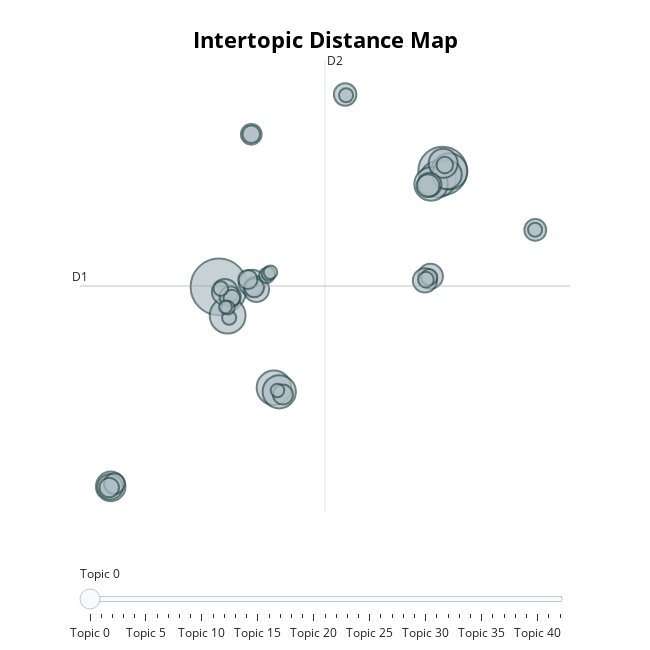

The notebook cell this image was saved under:
### Code cell
# visualize topics
topic_model.visualize_topics()

### Figure 1 — Plotly figure (JSON) as saved in the notebook; plotly's stock layout.template omitted (floating-point values rounded to 4 significant figures; data arrays with more than 128 entries replaced by an {"elided": "..."} marker saying what was removed)
{"data": [{"customdata": {"elided": "43x3 mixed values"}, "hovertemplate": "<b>Topic %{customdata[0]}</b><br>%{customdata[1]}<br>Size: %{customdata[2]}", "legendgroup": "", "marker": {"color": "#B0BEC5", "line": {"color": "DarkSlateGrey", "width": 2}, "size": [209, 154, 86, 85, 84, 78, 73, 72, 57, 56, 55, 46, 44, 42, 42, 41, 38, 36, 34, 33, 31, 29, 28, 28, 26, 25, 24, 24, 20, 18, 18, 17, 16, 15, 14, 13, 13, 13, 12, 12, 12, 12, 11], "sizemode": "area", "sizeref": 0.1306, "symbol": "circle"}, "mode": "markers", "name": "", "orientation": "v", "showlegend": false, "type": "scatter", "x": [-4.378, 7.134, 6.889, 7.481, -3.928, -1.544, 6.539, -1.273, -9.944, 7.364, 7.164, -2.665, -4.069, -9.981, -2.448, 6.505, 6.223, 6.468, 6.383, 2.119, 11.9, -3.799, -9.757, -2.711, -1.084, -10.02, -2.556, -2.885, -2.711, -3.715, 7.247, 6.446, 6.275, -1.915, -4.279, 2.167, -3.851, 11.89, -3.918, -1.364, -1.832, -1.724, -4.039], "xaxis": "x", "y": [2.539, 10.38, 9.83, 10.35, 0.5993, -4.286, 9.5, -4.558, -10.96, 10.13, 10.9, 2.806, 2.195, -10.99, 2.38, 3.255, 2.976, 9.463, 9.385, 15.55, 6.39, 1.867, -10.77, 12.86, -4.747, -11.03, 2.477, 3.038, 12.86, 1.792, 10.78, 3.196, 3.028, 3.321, 2.421, 15.51, 0.4528, 6.402, 1.134, -4.466, 3.434, 3.527, 1.174], "yaxis": "y"}], "layout": {"annotations": [{"showarrow": false, "text": "D1", "x": -11.53, "y": 2.599, "yshift": 10}, {"showarrow": false, "text": "D2", "x": 1.082, "xshift": 10, "y": 17.89}], "height": 650, "hoverlabel": {"bgcolor": "white", "font": {"family": "Rockwell", "size": 16}}, "legend": {"itemsizing": "constant", "tracegroupgap": 0}, "margin": {"t": 60}, "shapes": [{"line": {"color": "#CFD8DC", "width": 2}, "type": "line", "x0": 1.082, "x1": 1.082, "y0": -12.69, "y1": 17.89}, {"line": {"color": "#9E9E9E", "width": 2}, "type": "line", "x0": -11.53, "x1": 13.69, "y0": 2.599, "y1": 2.599}], "sliders": [{"active": 0, "pad": {"t": 50}, "steps": [{"args": [{"marker.color": [["red", "#B0BEC5", "#B0BEC5", "#B0BEC5", "#B0BEC5", "#B0BEC5", "#B0BEC5", "#B0BEC5", "#B0BEC5", "#B0BEC5", "#B0BEC5", "#B0BEC5", "#B0BEC5", "#B0BEC5", "#B0BEC5", "#B0BEC5", "#B0BEC5", "#B0BEC5", "#B0BEC5", "#B0BEC5", "#B0BEC5", "#B0BEC5", "#B0BEC5", "#B0BEC5", "#B0BEC5", "#B0BEC5", "#B0BEC5", "#B0BEC5", "#B0BEC5", "#B0BEC5", "#B0BEC5", "#B0BEC5", "#B0BEC5", "#B0BEC5", "#B0BEC5", "#B0BEC5", "#B0BEC5", "#B0BEC5", "#B0BEC5", "#B0BEC5", "#B0BEC5", "#B0BEC5", "#B0BEC5"]]}], "label": "Topic 0", "method": "update"}, {"args": [{"marker.color": [["#B0BEC5", "red", "#B0BEC5", "#B0BEC5", "#B0BEC5", "#B0BEC5", "#B0BEC5", "#B0BEC5", "#B0BEC5", "#B0BEC5", "#B0BEC5", "#B0BEC5", "#B0BEC5", "#B0BEC5", "#B0BEC5", "#B0BEC5", "#B0BEC5", "#B0BEC5", "#B0BEC5", "#B0BEC5", "#B0BEC5", "#B0BEC5", "#B0BEC5", "#B0BEC5", "#B0BEC5", "#B0BEC5", "#B0BEC5", "#B0BEC5", "#B0BEC5", "#B0BEC5", "#B0BEC5", "#B0BEC5", "#B0BEC5", "#B0BEC5", "#B0BEC5", "#B0BEC5", "#B0BEC5", "#B0BEC5", "#B0BEC5", "#B0BEC5", "#B0BEC5", "#B0BEC5", "#B0BEC5"]]}], "label": "Topic 1", "method": "update"}, {"args": [{"marker.color": [["#B0BEC5", "#B0BEC5", "red", "#B0BEC5", "#B0BEC5", "#B0BEC5", "#B0BEC5", "#B0BEC5", "#B0BEC5", "#B0BEC5", "#B0BEC5", "#B0BEC5", "#B0BEC5", "#B0BEC5", "#B0BEC5", "#B0BEC5", "#B0BEC5", "#B0BEC5", "#B0BEC5", "#B0BEC5", "#B0BEC5", "#B0BEC5", "#B0BEC5", "#B0BEC5", "#B0BEC5", "#B0BEC5", "#B0BEC5", "#B0BEC5", "#B0BEC5", "#B0BEC5", "#B0BEC5", "#B0BEC5", "#B0BEC5", "#B0BEC5", "#B0BEC5", "#B0BEC5", "#B0BEC5", "#B0BEC5", "#B0BEC5", "#B0BEC5", "#B0BEC5", "#B0BEC5", "#B0BEC5"]]}], "label": "Topic 2", "method": "update"}, {"args": [{"marker.color": [["#B0BEC5", "#B0BEC5", "#B0BEC5", "red", "#B0BEC5", "#B0BEC5", "#B0BEC5", "#B0BEC5", "#B0BEC5", "#B0BEC5", "#B0BEC5", "#B0BEC5", "#B0BEC5", "#B0BEC5", "#B0BEC5", "#B0BEC5", "#B0BEC5", "#B0BEC5", "#B0BEC5", "#B0BEC5", "#B0BEC5", "#B0BEC5", "#B0BEC5", "#B0BEC5", "#B0BEC5", "#B0BEC5", "#B0BEC5", "#B0BEC5", "#B0BEC5", "#B0BEC5", "#B0BEC5", "#B0BEC5", "#B0BEC5", "#B0BEC5", "#B0BEC5", "#B0BEC5", "#B0BEC5", "#B0BEC5", "#B0BEC5", "#B0BEC5", "#B0BEC5", "#B0BEC5", "#B0BEC5"]]}], "label": "Topic 3", "method": "update"}, {"args": [{"marker.color": [["#B0BEC5", "#B0BEC5", "#B0BEC5", "#B0BEC5", "red", "#B0BEC5", "#B0BEC5", "#B0BEC5", "#B0BEC5", "#B0BEC5", "#B0BEC5", "#B0BEC5", "#B0BEC5", "#B0BEC5", "#B0BEC5", "#B0BEC5", "#B0BEC5", "#B0BEC5", "#B0BEC5", "#B0BEC5", "#B0BEC5", "#B0BEC5", "#B0BEC5", "#B0BEC5", "#B0BEC5", "#B0BEC5", "#B0BEC5", "#B0BEC5", "#B0BEC5", "#B0BEC5", "#B0BEC5", "#B0BEC5", "#B0BEC5", "#B0BEC5", "#B0BEC5", "#B0BEC5", "#B0BEC5", "#B0BEC5", "#B0BEC5", "#B0BEC5", "#B0BEC5", "#B0BEC5", "#B0BEC5"]]}], "label": "Topic 4", "method": "update"}, {"args": [{"marker.color": [["#B0BEC5", "#B0BEC5", "#B0BEC5", "#B0BEC5", "#B0BEC5", "red", "#B0BEC5", "#B0BEC5", "#B0BEC5", "#B0BEC5", "#B0BEC5", "#B0BEC5", "#B0BEC5", "#B0BEC5", "#B0BEC5", "#B0BEC5", "#B0BEC5", "#B0BEC5", "#B0BEC5", "#B0BEC5", "#B0BEC5", "#B0BEC5", "#B0BEC5", "#B0BEC5", "#B0BEC5", "#B0BEC5", "#B0BEC5", "#B0BEC5", "#B0BEC5", "#B0BEC5", "#B0BEC5", "#B0BEC5", "#B0BEC5", "#B0BEC5", "#B0BEC5", "#B0BEC5", "#B0BEC5", "#B0BEC5", "#B0BEC5", "#B0BEC5", "#B0BEC5", "#B0BEC5", "#B0BEC5"]]}], "label": "Topic 5", "method": "update"}, {"args": [{"marker.color": [["#B0BEC5", "#B0BEC5", "#B0BEC5", "#B0BEC5", "#B0BEC5", "#B0BEC5", "red", "#B0BEC5", "#B0BEC5", "#B0BEC5", "#B0BEC5", "#B0BEC5", "#B0BEC5", "#B0BEC5", "#B0BEC5", "#B0BEC5", "#B0BEC5", "#B0BEC5", "#B0BEC5", "#B0BEC5", "#B0BEC5", "#B0BEC5", "#B0BEC5", "#B0BEC5", "#B0BEC5", "#B0BEC5", "#B0BEC5", "#B0BEC5", "#B0BEC5", "#B0BEC5", "#B0BEC5", "#B0BEC5", "#B0BEC5", "#B0BEC5", "#B0BEC5", "#B0BEC5", "#B0BEC5", "#B0BEC5", "#B0BEC5", "#B0BEC5", "#B0BEC5", "#B0BEC5", "#B0BEC5"]]}], "label": "Topic 6", "method": "update"}, {"args": [{"marker.color": [["#B0BEC5", "#B0BEC5", "#B0BEC5", "#B0BEC5", "#B0BEC5", "#B0BEC5", "#B0BEC5", "red", "#B0BEC5", "#B0BEC5", "#B0BEC5", "#B0BEC5", "#B0BEC5", "#B0BEC5", "#B0BEC5", "#B0BEC5", "#B0BEC5", "#B0BEC5", "#B0BEC5", "#B0BEC5", "#B0BEC5", "#B0BEC5", "#B0BEC5", "#B0BEC5", "#B0BEC5", "#B0BEC5", "#B0BEC5", "#B0BEC5", "#B0BEC5", "#B0BEC5", "#B0BEC5", "#B0BEC5", "#B0BEC5", "#B0BEC5", "#B0BEC5", "#B0BEC5", "#B0BEC5", "#B0BEC5", "#B0BEC5", "#B0BEC5", "#B0BEC5", "#B0BEC5", "#B0BEC5"]]}], "label": "Topic 7", "method": "update"}, {"args": [{"marker.color": [["#B0BEC5", "#B0BEC5", "#B0BEC5", "#B0BEC5", "#B0BEC5", "#B0BEC5", "#B0BEC5", "#B0BEC5", "red", "#B0BEC5", "#B0BEC5", "#B0BEC5", "#B0BEC5", "#B0BEC5", "#B0BEC5", "#B0BEC5", "#B0BEC5", "#B0BEC5", "#B0BEC5", "#B0BEC5", "#B0BEC5", "#B0BEC5", "#B0BEC5", "#B0BEC5", "#B0BEC5", "#B0BEC5", "#B0BEC5", "#B0BEC5", "#B0BEC5", "#B0BEC5", "#B0BEC5", "#B0BEC5", "#B0BEC5", "#B0BEC5", "#B0BEC5", "#B0BEC5", "#B0BEC5", "#B0BEC5", "#B0BEC5", "#B0BEC5", "#B0BEC5", "#B0BEC5", "#B0BEC5"]]}], "label": "Topic 8", "method": "update"}, {"args": [{"marker.color": [["#B0BEC5", "#B0BEC5", "#B0BEC5", "#B0BEC5", "#B0BEC5", "#B0BEC5", "#B0BEC5", "#B0BEC5", "#B0BEC5", "red", "#B0BEC5", "#B0BEC5", "#B0BEC5", "#B0BEC5", "#B0BEC5", "#B0BEC5", "#B0BEC5", "#B0BEC5", "#B0BEC5", "#B0BEC5", "#B0BEC5", "#B0BEC5", "#B0BEC5", "#B0BEC5", "#B0BEC5", "#B0BEC5", "#B0BEC5", "#B0BEC5", "#B0BEC5", "#B0BEC5", "#B0BEC5", "#B0BEC5", "#B0BEC5", "#B0BEC5", "#B0BEC5", "#B0BEC5", "#B0BEC5", "#B0BEC5", "#B0BEC5", "#B0BEC5", "#B0BEC5", "#B0BEC5", "#B0BEC5"]]}], "label": "Topic 9", "method": "update"}, {"args": [{"marker.color": [["#B0BEC5", "#B0BEC5", "#B0BEC5", "#B0BEC5", "#B0BEC5", "#B0BEC5", "#B0BEC5", "#B0BEC5", "#B0BEC5", "#B0BEC5", "red", "#B0BEC5", "#B0BEC5", "#B0BEC5", "#B0BEC5", "#B0BEC5", "#B0BEC5", "#B0BEC5", "#B0BEC5", "#B0BEC5", "#B0BEC5", "#B0BEC5", "#B0BEC5", "#B0BEC5", "#B0BEC5", "#B0BEC5", "#B0BEC5", "#B0BEC5", "#B0BEC5", "#B0BEC5", "#B0BEC5", "#B0BEC5", "#B0BEC5", "#B0BEC5", "#B0BEC5", "#B0BEC5", "#B0BEC5", "#B0BEC5", "#B0BEC5", "#B0BEC5", "#B0BEC5", "#B0BEC5", "#B0BEC5"]]}], "label": "Topic 10", "method": "update"}, {"args": [{"marker.color": [["#B0BEC5", "#B0BEC5", "#B0BEC5", "#B0BEC5", "#B0BEC5", "#B0BEC5", "#B0BEC5", "#B0BEC5", "#B0BEC5", "#B0BEC5", "#B0BEC5", "red", "#B0BEC5", "#B0BEC5", "#B0BEC5", "#B0BEC5", "#B0BEC5", "#B0BEC5", "#B0BEC5", "#B0BEC5", "#B0BEC5", "#B0BEC5", "#B0BEC5", "#B0BEC5", "#B0BEC5", "#B0BEC5", "#B0BEC5", "#B0BEC5", "#B0BEC5", "#B0BEC5", "#B0BEC5", "#B0BEC5", "#B0BEC5", "#B0BEC5", "#B0BEC5", "#B0BEC5", "#B0BEC5", "#B0BEC5", "#B0BEC5", "#B0BEC5", "#B0BEC5", "#B0BEC5", "#B0BEC5"]]}], "label": "Topic 11", "method": "update"}, {"args": [{"marker.color": [["#B0BEC5", "#B0BEC5", "#B0BEC5", "#B0BEC5", "#B0BEC5", "#B0BEC5", "#B0BEC5", "#B0BEC5", "#B0BEC5", "#B0BEC5", "#B0BEC5", "#B0BEC5", "red", "#B0BEC5", "#B0BEC5", "#B0BEC5", "#B0BEC5", "#B0BEC5", "#B0BEC5", "#B0BEC5", "#B0BEC5", "#B0BEC5", "#B0BEC5", "#B0BEC5", "#B0BEC5", "#B0BEC5", "#B0BEC5", "#B0BEC5", "#B0BEC5", "#B0BEC5", "#B0BEC5", "#B0BEC5", "#B0BEC5", "#B0BEC5", "#B0BEC5", "#B0BEC5", "#B0BEC5", "#B0BEC5", "#B0BEC5", "#B0BEC5", "#B0BEC5", "#B0BEC5", "#B0BEC5"]]}], "label": "Topic 12", "method": "update"}, {"args": [{"marker.color": [["#B0BEC5", "#B0BEC5", "#B0BEC5", "#B0BEC5", "#B0BEC5", "#B0BEC5", "#B0BEC5", "#B0BEC5", "#B0BEC5", "#B0BEC5", "#B0BEC5", "#B0BEC5", "#B0BEC5", "red", "#B0BEC5", "#B0BEC5", "#B0BEC5", "#B0BEC5", "#B0BEC5", "#B0BEC5", "#B0BEC5", "#B0BEC5", "#B0BEC5", "#B0BEC5", "#B0BEC5", "#B0BEC5", "#B0BEC5", "#B0BEC5", "#B0BEC5", "#B0BEC5", "#B0BEC5", "#B0BEC5", "#B0BEC5", "#B0BEC5", "#B0BEC5", "#B0BEC5", "#B0BEC5", "#B0BEC5", "#B0BEC5", "#B0BEC5", "#B0BEC5", "#B0BEC5", "#B0BEC5"]]}], "label": "Topic 13", "method": "update"}, {"args": [{"marker.color": [["#B0BEC5", "#B0BEC5", "#B0BEC5", "#B0BEC5", "#B0BEC5", "#B0BEC5", "#B0BEC5", "#B0BEC5", "#B0BEC5", "#B0BEC5", "#B0BEC5", "#B0BEC5", "#B0BEC5", "#B0BEC5", "red", "#B0BEC5", "#B0BEC5", "#B0BEC5", "#B0BEC5", "#B0BEC5", "#B0BEC5", "#B0BEC5", "#B0BEC5", "#B0BEC5", "#B0BEC5", "#B0BEC5", "#B0BEC5", "#B0BEC5", "#B0BEC5", "#B0BEC5", "#B0BEC5", "#B0BEC5", "#B0BEC5", "#B0BEC5", "#B0BEC5", "#B0BEC5", "#B0BEC5", "#B0BEC5", "#B0BEC5", "#B0BEC5", "#B0BEC5", "#B0BEC5", "#B0BEC5"]]}], "label": "Topic 14", "method": "update"}, {"args": [{"marker.color": [["#B0BEC5", "#B0BEC5", "#B0BEC5", "#B0BEC5", "#B0BEC5", "#B0BEC5", "#B0BEC5", "#B0BEC5", "#B0BEC5", "#B0BEC5", "#B0BEC5", "#B0BEC5", "#B0BEC5", "#B0BEC5", "#B0BEC5", "red", "#B0BEC5", "#B0BEC5", "#B0BEC5", "#B0BEC5", "#B0BEC5", "#B0BEC5", "#B0BEC5", "#B0BEC5", "#B0BEC5", "#B0BEC5", "#B0BEC5", "#B0BEC5", "#B0BEC5", "#B0BEC5", "#B0BEC5", "#B0BEC5", "#B0BEC5", "#B0BEC5", "#B0BEC5", "#B0BEC5", "#B0BEC5", "#B0BEC5", "#B0BEC5", "#B0BEC5", "#B0BEC5", "#B0BEC5", "#B0BEC5"]]}], "label": "Topic 15", "method": "update"}, {"args": [{"marker.color": [["#B0BEC5", "#B0BEC5", "#B0BEC5", "#B0BEC5", "#B0BEC5", "#B0BEC5", "#B0BEC5", "#B0BEC5", "#B0BEC5", "#B0BEC5", "#B0BEC5", "#B0BEC5", "#B0BEC5", "#B0BEC5", "#B0BEC5", "#B0BEC5", "red", "#B0BEC5", "#B0BEC5", "#B0BEC5", "#B0BEC5", "#B0BEC5", "#B0BEC5", "#B0BEC5", "#B0BEC5", "#B0BEC5", "#B0BEC5", "#B0BEC5", "#B0BEC5", "#B0BEC5", "#B0BEC5", "#B0BEC5", "#B0BEC5", "#B0BEC5", "#B0BEC5", "#B0BEC5", "#B0BEC5", "#B0BEC5", "#B0BEC5", "#B0BEC5", "#B0BEC5", "#B0BEC5", "#B0BEC5"]]}], "label": "Topic 16", "method": "update"}, {"args": [{"marker.color": [["#B0BEC5", "#B0BEC5", "#B0BEC5", "#B0BEC5", "#B0BEC5", "#B0BEC5", "#B0BEC5", "#B0BEC5", "#B0BEC5", "#B0BEC5", "#B0BEC5", "#B0BEC5", "#B0BEC5", "#B0BEC5", "#B0BEC5", "#B0BEC5", "#B0BEC5", "red", "#B0BEC5", "#B0BEC5", "#B0BEC5", "#B0BEC5", "#B0BEC5", "#B0BEC5", "#B0BEC5", "#B0BEC5", "#B0BEC5", "#B0BEC5", "#B0BEC5", "#B0BEC5", "#B0BEC5", "#B0BEC5", "#B0BEC5", "#B0BEC5", "#B0BEC5", "#B0BEC5", "#B0BEC5", "#B0BEC5", "#B0BEC5", "#B0BEC5", "#B0BEC5", "#B0BEC5", "#B0BEC5"]]}], "label": "Topic 17", "method": "update"}, {"args": [{"marker.color": [["#B0BEC5", "#B0BEC5", "#B0BEC5", "#B0BEC5", "#B0BEC5", "#B0BEC5", "#B0BEC5", "#B0BEC5", "#B0BEC5", "#B0BEC5", "#B0BEC5", "#B0BEC5", "#B0BEC5", "#B0BEC5", "#B0BEC5", "#B0BEC5", "#B0BEC5", "#B0BEC5", "red", "#B0BEC5", "#B0BEC5", "#B0BEC5", "#B0BEC5", "#B0BEC5", "#B0BEC5", "#B0BEC5", "#B0BEC5", "#B0BEC5", "#B0BEC5", "#B0BEC5", "#B0BEC5", "#B0BEC5", "#B0BEC5", "#B0BEC5", "#B0BEC5", "#B0BEC5", "#B0BEC5", "#B0BEC5", "#B0BEC5", "#B0BEC5", "#B0BEC5", "#B0BEC5", "#B0BEC5"]]}], "label": "Topic 18", "method": "update"}, {"args": [{"marker.color": [["#B0BEC5", "#B0BEC5", "#B0BEC5", "#B0BEC5", "#B0BEC5", "#B0BEC5", "#B0BEC5", "#B0BEC5", "#B0BEC5", "#B0BEC5", "#B0BEC5", "#B0BEC5", "#B0BEC5", "#B0BEC5", "#B0BEC5", "#B0BEC5", "#B0BEC5", "#B0BEC5", "#B0BEC5", "red", "#B0BEC5", "#B0BEC5", "#B0BEC5", "#B0BEC5", "#B0BEC5", "#B0BEC5", "#B0BEC5", "#B0BEC5", "#B0BEC5", "#B0BEC5", "#B0BEC5", "#B0BEC5", "#B0BEC5", "#B0BEC5", "#B0BEC5", "#B0BEC5", "#B0BEC5", "#B0BEC5", "#B0BEC5", "#B0BEC5", "#B0BEC5", "#B0BEC5", "#B0BEC5"]]}], "label": "Topic 19", "method": "update"}, {"args": [{"marker.color": [["#B0BEC5", "#B0BEC5", "#B0BEC5", "#B0BEC5", "#B0BEC5", "#B0BEC5", "#B0BEC5", "#B0BEC5", "#B0BEC5", "#B0BEC5", "#B0BEC5", "#B0BEC5", "#B0BEC5", "#B0BEC5", "#B0BEC5", "#B0BEC5", "#B0BEC5", "#B0BEC5", "#B0BEC5", "#B0BEC5", "red", "#B0BEC5", "#B0BEC5", "#B0BEC5", "#B0BEC5", "#B0BEC5", "#B0BEC5", "#B0BEC5", "#B0BEC5", "#B0BEC5", "#B0BEC5", "#B0BEC5", "#B0BEC5", "#B0BEC5", "#B0BEC5", "#B0BEC5", "#B0BEC5", "#B0BEC5", "#B0BEC5", "#B0BEC5", "#B0BEC5", "#B0BEC5", "#B0BEC5"]]}], "label": "Topic 20", "method": "update"}, {"args": [{"marker.color": [["#B0BEC5", "#B0BEC5", "#B0BEC5", "#B0BEC5", "#B0BEC5", "#B0BEC5", "#B0BEC5", "#B0BEC5", "#B0BEC5", "#B0BEC5", "#B0BEC5", "#B0BEC5", "#B0BEC5", "#B0BEC5", "#B0BEC5", "#B0BEC5", "#B0BEC5", "#B0BEC5", "#B0BEC5", "#B0BEC5", "#B0BEC5", "red", "#B0BEC5", "#B0BEC5", "#B0BEC5", "#B0BEC5", "#B0BEC5", "#B0BEC5", "#B0BEC5", "#B0BEC5", "#B0BEC5", "#B0BEC5", "#B0BEC5", "#B0BEC5", "#B0BEC5", "#B0BEC5", "#B0BEC5", "#B0BEC5", "#B0BEC5", "#B0BEC5", "#B0BEC5", "#B0BEC5", "#B0BEC5"]]}], "label": "Topic 21", "method": "update"}, {"args": [{"marker.color": [["#B0BEC5", "#B0BEC5", "#B0BEC5", "#B0BEC5", "#B0BEC5", "#B0BEC5", "#B0BEC5", "#B0BEC5", "#B0BEC5", "#B0BEC5", "#B0BEC5", "#B0BEC5", "#B0BEC5", "#B0BEC5", "#B0BEC5", "#B0BEC5", "#B0BEC5", "#B0BEC5", "#B0BEC5", "#B0BEC5", "#B0BEC5", "#B0BEC5", "red", "#B0BEC5", "#B0BEC5", "#B0BEC5", "#B0BEC5", "#B0BEC5", "#B0BEC5", "#B0BEC5", "#B0BEC5", "#B0BEC5", "#B0BEC5", "#B0BEC5", "#B0BEC5", "#B0BEC5", "#B0BEC5", "#B0BEC5", "#B0BEC5", "#B0BEC5", "#B0BEC5", "#B0BEC5", "#B0BEC5"]]}], "label": "Topic 22", "method": "update"}, {"args": [{"marker.color": [["#B0BEC5", "#B0BEC5", "#B0BEC5", "#B0BEC5", "#B0BEC5", "#B0BEC5", "#B0BEC5", "#B0BEC5", "#B0BEC5", "#B0BEC5", "#B0BEC5", "#B0BEC5", "#B0BEC5", "#B0BEC5", "#B0BEC5", "#B0BEC5", "#B0BEC5", "#B0BEC5", "#B0BEC5", "#B0BEC5", "#B0BEC5", "#B0BEC5", "#B0BEC5", "red", "#B0BEC5", "#B0BEC5", "#B0BEC5", "#B0BEC5", "#B0BEC5", "#B0BEC5", "#B0BEC5", "#B0BEC5", "#B0BEC5", "#B0BEC5", "#B0BEC5", "#B0BEC5", "#B0BEC5", "#B0BEC5", "#B0BEC5", "#B0BEC5", "#B0BEC5", "#B0BEC5", "#B0BEC5"]]}], "label": "Topic 23", "method": "update"}, {"args": [{"marker.color": [["#B0BEC5", "#B0BEC5", "#B0BEC5", "#B0BEC5", "#B0BEC5", "#B0BEC5", "#B0BEC5", "#B0BEC5", "#B0BEC5", "#B0BEC5", "#B0BEC5", "#B0BEC5", "#B0BEC5", "#B0BEC5", "#B0BEC5", "#B0BEC5", "#B0BEC5", "#B0BEC5", "#B0BEC5", "#B0BEC5", "#B0BEC5", "#B0BEC5", "#B0BEC5", "#B0BEC5", "red", "#B0BEC5", "#B0BEC5", "#B0BEC5", "#B0BEC5", "#B0BEC5", "#B0BEC5", "#B0BEC5", "#B0BEC5", "#B0BEC5", "#B0BEC5", "#B0BEC5", "#B0BEC5", "#B0BEC5", "#B0BEC5", "#B0BEC5", "#B0BEC5", "#B0BEC5", "#B0BEC5"]]}], "label": "Topic 24", "method": "update"}, {"args": [{"marker.color": [["#B0BEC5", "#B0BEC5", "#B0BEC5", "#B0BEC5", "#B0BEC5", "#B0BEC5", "#B0BEC5", "#B0BEC5", "#B0BEC5", "#B0BEC5", "#B0BEC5", "#B0BEC5", "#B0BEC5", "#B0BEC5", "#B0BEC5", "#B0BEC5", "#B0BEC5", "#B0BEC5", "#B0BEC5", "#B0BEC5", "#B0BEC5", "#B0BEC5", "#B0BEC5", "#B0BEC5", "#B0BEC5", "red", "#B0BEC5", "#B0BEC5", "#B0BEC5", "#B0BEC5", "#B0BEC5", "#B0BEC5", "#B0BEC5", "#B0BEC5", "#B0BEC5", "#B0BEC5", "#B0BEC5", "#B0BEC5", "#B0BEC5", "#B0BEC5", "#B0BEC5", "#B0BEC5", "#B0BEC5"]]}], "label": "Topic 25", "method": "update"}, {"args": [{"marker.color": [["#B0BEC5", "#B0BEC5", "#B0BEC5", "#B0BEC5", "#B0BEC5", "#B0BEC5", "#B0BEC5", "#B0BEC5", "#B0BEC5", "#B0BEC5", "#B0BEC5", "#B0BEC5", "#B0BEC5", "#B0BEC5", "#B0BEC5", "#B0BEC5", "#B0BEC5", "#B0BEC5", "#B0BEC5", "#B0BEC5", "#B0BEC5", "#B0BEC5", "#B0BEC5", "#B0BEC5", "#B0BEC5", "#B0BEC5", "red", "#B0BEC5", "#B0BEC5", "#B0BEC5", "#B0BEC5", "#B0BEC5", "#B0BEC5", "#B0BEC5", "#B0BEC5", "#B0BEC5", "#B0BEC5", "#B0BEC5", "#B0BEC5", "#B0BEC5", "#B0BEC5", "#B0BEC5", "#B0BEC5"]]}], "label": "Topic 26", "method": "update"}, {"args": [{"marker.color": [["#B0BEC5", "#B0BEC5", "#B0BEC5", "#B0BEC5", "#B0BEC5", "#B0BEC5", "#B0BEC5", "#B0BEC5", "#B0BEC5", "#B0BEC5", "#B0BEC5", "#B0BEC5", "#B0BEC5", "#B0BEC5", "#B0BEC5", "#B0BEC5", "#B0BEC5", "#B0BEC5", "#B0BEC5", "#B0BEC5", "#B0BEC5", "#B0BEC5", "#B0BEC5", "#B0BEC5", "#B0BEC5", "#B0BEC5", "#B0BEC5", "red", "#B0BEC5", "#B0BEC5", "#B0BEC5", "#B0BEC5", "#B0BEC5", "#B0BEC5", "#B0BEC5", "#B0BEC5", "#B0BEC5", "#B0BEC5", "#B0BEC5", "#B0BEC5", "#B0BEC5", "#B0BEC5", "#B0BEC5"]]}], "label": "Topic 27", "method": "update"}, {"args": [{"marker.color": [["#B0BEC5", "#B0BEC5", "#B0BEC5", "#B0BEC5", "#B0BEC5", "#B0BEC5", "#B0BEC5", "#B0BEC5", "#B0BEC5", "#B0BEC5", "#B0BEC5", "#B0BEC5", "#B0BEC5", "#B0BEC5", "#B0BEC5", "#B0BEC5", "#B0BEC5", "#B0BEC5", "#B0BEC5", "#B0BEC5", "#B0BEC5", "#B0BEC5", "#B0BEC5", "#B0BEC5", "#B0BEC5", "#B0BEC5", "#B0BEC5", "#B0BEC5", "red", "#B0BEC5", "#B0BEC5", "#B0BEC5", "#B0BEC5", "#B0BEC5", "#B0BEC5", "#B0BEC5", "#B0BEC5", "#B0BEC5", "#B0BEC5", "#B0BEC5", "#B0BEC5", "#B0BEC5", "#B0BEC5"]]}], "label": "Topic 28", "method": "update"}, {"args": [{"marker.color": [["#B0BEC5", "#B0BEC5", "#B0BEC5", "#B0BEC5", "#B0BEC5", "#B0BEC5", "#B0BEC5", "#B0BEC5", "#B0BEC5", "#B0BEC5", "#B0BEC5", "#B0BEC5", "#B0BEC5", "#B0BEC5", "#B0BEC5", "#B0BEC5", "#B0BEC5", "#B0BEC5", "#B0BEC5", "#B0BEC5", "#B0BEC5", "#B0BEC5", "#B0BEC5", "#B0BEC5", "#B0BEC5", "#B0BEC5", "#B0BEC5", "#B0BEC5", "#B0BEC5", "red", "#B0BEC5", "#B0BEC5", "#B0BEC5", "#B0BEC5", "#B0BEC5", "#B0BEC5", "#B0BEC5", "#B0BEC5", "#B0BEC5", "#B0BEC5", "#B0BEC5", "#B0BEC5", "#B0BEC5"]]}], "label": "Topic 29", "method": "update"}, {"args": [{"marker.color": [["#B0BEC5", "#B0BEC5", "#B0BEC5", "#B0BEC5", "#B0BEC5", "#B0BEC5", "#B0BEC5", "#B0BEC5", "#B0BEC5", "#B0BEC5", "#B0BEC5", "#B0BEC5", "#B0BEC5", "#B0BEC5", "#B0BEC5", "#B0BEC5", "#B0BEC5", "#B0BEC5", "#B0BEC5", "#B0BEC5", "#B0BEC5", "#B0BEC5", "#B0BEC5", "#B0BEC5", "#B0BEC5", "#B0BEC5", "#B0BEC5", "#B0BEC5", "#B0BEC5", "#B0BEC5", "red", "#B0BEC5", "#B0BEC5", "#B0BEC5", "#B0BEC5", "#B0BEC5", "#B0BEC5", "#B0BEC5", "#B0BEC5", "#B0BEC5", "#B0BEC5", "#B0BEC5", "#B0BEC5"]]}], "label": "Topic 30", "method": "update"}, {"args": [{"marker.color": [["#B0BEC5", "#B0BEC5", "#B0BEC5", "#B0BEC5", "#B0BEC5", "#B0BEC5", "#B0BEC5", "#B0BEC5", "#B0BEC5", "#B0BEC5", "#B0BEC5", "#B0BEC5", "#B0BEC5", "#B0BEC5", "#B0BEC5", "#B0BEC5", "#B0BEC5", "#B0BEC5", "#B0BEC5", "#B0BEC5", "#B0BEC5", "#B0BEC5", "#B0BEC5", "#B0BEC5", "#B0BEC5", "#B0BEC5", "#B0BEC5", "#B0BEC5", "#B0BEC5", "#B0BEC5", "#B0BEC5", "red", "#B0BEC5", "#B0BEC5", "#B0BEC5", "#B0BEC5", "#B0BEC5", "#B0BEC5", "#B0BEC5", "#B0BEC5", "#B0BEC5", "#B0BEC5", "#B0BEC5"]]}], "label": "Topic 31", "method": "update"}, {"args": [{"marker.color": [["#B0BEC5", "#B0BEC5", "#B0BEC5", "#B0BEC5", "#B0BEC5", "#B0BEC5", "#B0BEC5", "#B0BEC5", "#B0BEC5", "#B0BEC5", "#B0BEC5", "#B0BEC5", "#B0BEC5", "#B0BEC5", "#B0BEC5", "#B0BEC5", "#B0BEC5", "#B0BEC5", "#B0BEC5", "#B0BEC5", "#B0BEC5", "#B0BEC5", "#B0BEC5", "#B0BEC5", "#B0BEC5", "#B0BEC5", "#B0BEC5", "#B0BEC5", "#B0BEC5", "#B0BEC5", "#B0BEC5", "#B0BEC5", "red", "#B0BEC5", "#B0BEC5", "#B0BEC5", "#B0BEC5", "#B0BEC5", "#B0BEC5", "#B0BEC5", "#B0BEC5", "#B0BEC5", "#B0BEC5"]]}], "label": "Topic 32", "method": "update"}, {"args": [{"marker.color": [["#B0BEC5", "#B0BEC5", "#B0BEC5", "#B0BEC5", "#B0BEC5", "#B0BEC5", "#B0BEC5", "#B0BEC5", "#B0BEC5", "#B0BEC5", "#B0BEC5", "#B0BEC5", "#B0BEC5", "#B0BEC5", "#B0BEC5", "#B0BEC5", "#B0BEC5", "#B0BEC5", "#B0BEC5", "#B0BEC5", "#B0BEC5", "#B0BEC5", "#B0BEC5", "#B0BEC5", "#B0BEC5", "#B0BEC5", "#B0BEC5", "#B0BEC5", "#B0BEC5", "#B0BEC5", "#B0BEC5", "#B0BEC5", "#B0BEC5", "red", "#B0BEC5", "#B0BEC5", "#B0BEC5", "#B0BEC5", "#B0BEC5", "#B0BEC5", "#B0BEC5", "#B0BEC5", "#B0BEC5"]]}], "label": "Topic 33", "method": "update"}, {"args": [{"marker.color": [["#B0BEC5", "#B0BEC5", "#B0BEC5", "#B0BEC5", "#B0BEC5", "#B0BEC5", "#B0BEC5", "#B0BEC5", "#B0BEC5", "#B0BEC5", "#B0BEC5", "#B0BEC5", "#B0BEC5", "#B0BEC5", "#B0BEC5", "#B0BEC5", "#B0BEC5", "#B0BEC5", "#B0BEC5", "#B0BEC5", "#B0BEC5", "#B0BEC5", "#B0BEC5", "#B0BEC5", "#B0BEC5", "#B0BEC5", "#B0BEC5", "#B0BEC5", "#B0BEC5", "#B0BEC5", "#B0BEC5", "#B0BEC5", "#B0BEC5", "#B0BEC5", "red", "#B0BEC5", "#B0BEC5", "#B0BEC5", "#B0BEC5", "#B0BEC5", "#B0BEC5", "#B0BEC5", "#B0BEC5"]]}], "label": "Topic 34", "method": "update"}, {"args": [{"marker.color": [["#B0BEC5", "#B0BEC5", "#B0BEC5", "#B0BEC5", "#B0BEC5", "#B0BEC5", "#B0BEC5", "#B0BEC5", "#B0BEC5", "#B0BEC5", "#B0BEC5", "#B0BEC5", "#B0BEC5", "#B0BEC5", "#B0BEC5", "#B0BEC5", "#B0BEC5", "#B0BEC5", "#B0BEC5", "#B0BEC5", "#B0BEC5", "#B0BEC5", "#B0BEC5", "#B0BEC5", "#B0BEC5", "#B0BEC5", "#B0BEC5", "#B0BEC5", "#B0BEC5", "#B0BEC5", "#B0BEC5", "#B0BEC5", "#B0BEC5", "#B0BEC5", "#B0BEC5", "red", "#B0BEC5", "#B0BEC5", "#B0BEC5", "#B0BEC5", "#B0BEC5", "#B0BEC5", "#B0BEC5"]]}], "label": "Topic 35", "method": "update"}, {"args": [{"marker.color": [["#B0BEC5", "#B0BEC5", "#B0BEC5", "#B0BEC5", "#B0BEC5", "#B0BEC5", "#B0BEC5", "#B0BEC5", "#B0BEC5", "#B0BEC5", "#B0BEC5", "#B0BEC5", "#B0BEC5", "#B0BEC5", "#B0BEC5", "#B0BEC5", "#B0BEC5", "#B0BEC5", "#B0BEC5", "#B0BEC5", "#B0BEC5", "#B0BEC5", "#B0BEC5", "#B0BEC5", "#B0BEC5", "#B0BEC5", "#B0BEC5", "#B0BEC5", "#B0BEC5", "#B0BEC5", "#B0BEC5", "#B0BEC5", "#B0BEC5", "#B0BEC5", "#B0BEC5", "#B0BEC5", "red", "#B0BEC5", "#B0BEC5", "#B0BEC5", "#B0BEC5", "#B0BEC5", "#B0BEC5"]]}], "label": "Topic 36", "method": "update"}, {"args": [{"marker.color": [["#B0BEC5", "#B0BEC5", "#B0BEC5", "#B0BEC5", "#B0BEC5", "#B0BEC5", "#B0BEC5", "#B0BEC5", "#B0BEC5", "#B0BEC5", "#B0BEC5", "#B0BEC5", "#B0BEC5", "#B0BEC5", "#B0BEC5", "#B0BEC5", "#B0BEC5", "#B0BEC5", "#B0BEC5", "#B0BEC5", "#B0BEC5", "#B0BEC5", "#B0BEC5", "#B0BEC5", "#B0BEC5", "#B0BEC5", "#B0BEC5", "#B0BEC5", "#B0BEC5", "#B0BEC5", "#B0BEC5", "#B0BEC5", "#B0BEC5", "#B0BEC5", "#B0BEC5", "#B0BEC5", "#B0BEC5", "red", "#B0BEC5", "#B0BEC5", "#B0BEC5", "#B0BEC5", "#B0BEC5"]]}], "label": "Topic 37", "method": "update"}, {"args": [{"marker.color": [["#B0BEC5", "#B0BEC5", "#B0BEC5", "#B0BEC5", "#B0BEC5", "#B0BEC5", "#B0BEC5", "#B0BEC5", "#B0BEC5", "#B0BEC5", "#B0BEC5", "#B0BEC5", "#B0BEC5", "#B0BEC5", "#B0BEC5", "#B0BEC5", "#B0BEC5", "#B0BEC5", "#B0BEC5", "#B0BEC5", "#B0BEC5", "#B0BEC5", "#B0BEC5", "#B0BEC5", "#B0BEC5", "#B0BEC5", "#B0BEC5", "#B0BEC5", "#B0BEC5", "#B0BEC5", "#B0BEC5", "#B0BEC5", "#B0BEC5", "#B0BEC5", "#B0BEC5", "#B0BEC5", "#B0BEC5", "#B0BEC5", "red", "#B0BEC5", "#B0BEC5", "#B0BEC5", "#B0BEC5"]]}], "label": "Topic 38", "method": "update"}, {"args": [{"marker.color": [["#B0BEC5", "#B0BEC5", "#B0BEC5", "#B0BEC5", "#B0BEC5", "#B0BEC5", "#B0BEC5", "#B0BEC5", "#B0BEC5", "#B0BEC5", "#B0BEC5", "#B0BEC5", "#B0BEC5", "#B0BEC5", "#B0BEC5", "#B0BEC5", "#B0BEC5", "#B0BEC5", "#B0BEC5", "#B0BEC5", "#B0BEC5", "#B0BEC5", "#B0BEC5", "#B0BEC5", "#B0BEC5", "#B0BEC5", "#B0BEC5", "#B0BEC5", "#B0BEC5", "#B0BEC5", "#B0BEC5", "#B0BEC5", "#B0BEC5", "#B0BEC5", "#B0BEC5", "#B0BEC5", "#B0BEC5", "#B0BEC5", "#B0BEC5", "red", "#B0BEC5", "#B0BEC5", "#B0BEC5"]]}], "label": "Topic 39", "method": "update"}, {"args": [{"marker.color": [["#B0BEC5", "#B0BEC5", "#B0BEC5", "#B0BEC5", "#B0BEC5", "#B0BEC5", "#B0BEC5", "#B0BEC5", "#B0BEC5", "#B0BEC5", "#B0BEC5", "#B0BEC5", "#B0BEC5", "#B0BEC5", "#B0BEC5", "#B0BEC5", "#B0BEC5", "#B0BEC5", "#B0BEC5", "#B0BEC5", "#B0BEC5", "#B0BEC5", "#B0BEC5", "#B0BEC5", "#B0BEC5", "#B0BEC5", "#B0BEC5", "#B0BEC5", "#B0BEC5", "#B0BEC5", "#B0BEC5", "#B0BEC5", "#B0BEC5", "#B0BEC5", "#B0BEC5", "#B0BEC5", "#B0BEC5", "#B0BEC5", "#B0BEC5", "#B0BEC5", "red", "#B0BEC5", "#B0BEC5"]]}], "label": "Topic 40", "method": "update"}, {"args": [{"marker.color": [["#B0BEC5", "#B0BEC5", "#B0BEC5", "#B0BEC5", "#B0BEC5", "#B0BEC5", "#B0BEC5", "#B0BEC5", "#B0BEC5", "#B0BEC5", "#B0BEC5", "#B0BEC5", "#B0BEC5", "#B0BEC5", "#B0BEC5", "#B0BEC5", "#B0BEC5", "#B0BEC5", "#B0BEC5", "#B0BEC5", "#B0BEC5", "#B0BEC5", "#B0BEC5", "#B0BEC5", "#B0BEC5", "#B0BEC5", "#B0BEC5", "#B0BEC5", "#B0BEC5", "#B0BEC5", "#B0BEC5", "#B0BEC5", "#B0BEC5", "#B0BEC5", "#B0BEC5", "#B0BEC5", "#B0BEC5", "#B0BEC5", "#B0BEC5", "#B0BEC5", "#B0BEC5", "red", "#B0BEC5"]]}], "label": "Topic 41", "method": "update"}, {"args": [{"marker.color": [["#B0BEC5", "#B0BEC5", "#B0BEC5", "#B0BEC5", "#B0BEC5", "#B0BEC5", "#B0BEC5", "#B0BEC5", "#B0BEC5", "#B0BEC5", "#B0BEC5", "#B0BEC5", "#B0BEC5", "#B0BEC5", "#B0BEC5", "#B0BEC5", "#B0BEC5", "#B0BEC5", "#B0BEC5", "#B0BEC5", "#B0BEC5", "#B0BEC5", "#B0BEC5", "#B0BEC5", "#B0BEC5", "#B0BEC5", "#B0BEC5", "#B0BEC5", "#B0BEC5", "#B0BEC5", "#B0BEC5", "#B0BEC5", "#B0BEC5", "#B0BEC5", "#B0BEC5", "#B0BEC5", "#B0BEC5", "#B0BEC5", "#B0BEC5", "#B0BEC5", "#B0BEC5", "#B0BEC5", "red"]]}], "label": "Topic 42", "method": "update"}]}], "title": {"font": {"color": "Black", "size": 22}, "text": "<b>Intertopic Distance Map</b>", "x": 0.5, "xanchor": "center", "y": 0.95, "yanchor": "top"}, "width": 650, "xaxis": {"anchor": "y", "domain": [0, 1], "range": [-11.53, 13.69], "title": {"text": ""}, "visible": false}, "yaxis": {"anchor": "x", "domain": [0, 1], "range": [-12.69, 17.89], "title": {"text": ""}, "visible": false}}}
